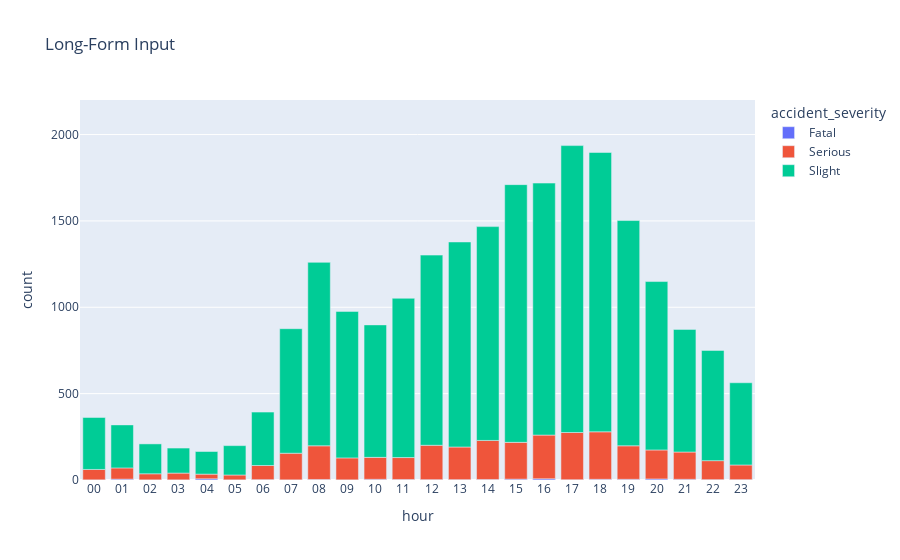

Write notebook code for a chart like this one.
### Code cell
fig = px.bar(results2_2021, x="hour", y="count", color="accident_severity", title="Long-Form Input")
fig.update_yaxes(range=[0, 2200])
fig.show()

### Figure 1 — Plotly figure (JSON) as saved in the notebook; plotly's stock layout.template omitted (floating-point values rounded to 4 significant figures)
{"data": [{"hovertemplate": "accident_severity=Fatal<br>hour=%{x}<br>count=%{y}<extra></extra>", "legendgroup": "Fatal", "marker": {"color": "#636efa", "pattern": {"shape": ""}}, "name": "Fatal", "orientation": "v", "showlegend": true, "textposition": "auto", "type": "bar", "x": ["00", "01", "02", "03", "04", "05", "06", "07", "08", "09", "10", "11", "12", "13", "14", "15", "16", "17", "18", "19", "20", "21", "22", "23"], "xaxis": "x", "y": [1, 5, 1, 1, 7, 1, 2, 1, 3, 1, 4, 3, 2, 2, 3, 5, 7, 2, 4, 4, 6, 4, 2, 2], "yaxis": "y"}, {"hovertemplate": "accident_severity=Serious<br>hour=%{x}<br>count=%{y}<extra></extra>", "legendgroup": "Serious", "marker": {"color": "#EF553B", "pattern": {"shape": ""}}, "name": "Serious", "orientation": "v", "showlegend": true, "textposition": "auto", "type": "bar", "x": ["00", "01", "02", "03", "04", "05", "06", "07", "08", "09", "10", "11", "12", "13", "14", "15", "16", "17", "18", "19", "20", "21", "22", "23"], "xaxis": "x", "y": [60, 65, 35, 39, 27, 28, 82, 154, 195, 127, 127, 127, 199, 189, 226, 213, 253, 273, 275, 194, 168, 158, 110, 85], "yaxis": "y"}, {"hovertemplate": "accident_severity=Slight<br>hour=%{x}<br>count=%{y}<extra></extra>", "legendgroup": "Slight", "marker": {"color": "#00cc96", "pattern": {"shape": ""}}, "name": "Slight", "orientation": "v", "showlegend": true, "textposition": "auto", "type": "bar", "x": ["00", "01", "02", "03", "04", "05", "06", "07", "08", "09", "10", "11", "12", "13", "14", "15", "16", "17", "18", "19", "20", "21", "22", "23"], "xaxis": "x", "y": [301, 249, 173, 145, 131, 170, 309, 721, 1062, 848, 767, 922, 1101, 1187, 1238, 1492, 1459, 1661, 1617, 1304, 975, 710, 638, 476], "yaxis": "y"}], "layout": {"barmode": "relative", "legend": {"title": {"text": "accident_severity"}, "tracegroupgap": 0}, "title": {"text": "Long-Form Input"}, "xaxis": {"anchor": "y", "domain": [0, 1], "title": {"text": "hour"}}, "yaxis": {"anchor": "x", "domain": [0, 1], "range": [0, 2200], "title": {"text": "count"}}}}
